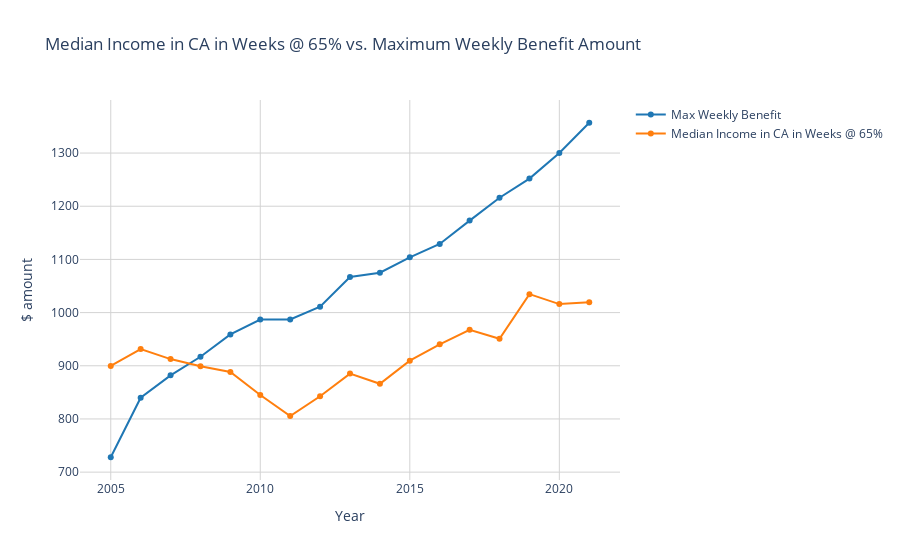

Here is the notebook cell this chart was saved with:
### Code cell
colorblind_palette = ['#1f77b4', '#ff7f0e']

trace1 = go.Scatter(x=pfl_comb_y['year'], 
                    y=pfl_comb_y['mwba_d'], 
                    name = "Max Weekly Benefit",
                   line=dict(color=colorblind_palette[0]))

trace2 = go.Scatter(x=med_inc['year'], 
                    y=med_inc['med_inc_max_wk'], 
                    name="Median Income in CA in Weeks @ 65%", 
                    line=dict(color=colorblind_palette[1]))


fig = go.Figure()
fig.add_trace(trace1)
fig.add_trace(trace2)


layout = go.Layout(
    title='Median Income in CA in Weeks @ 65% vs. Maximum Weekly Benefit Amount',
    plot_bgcolor='white', 
    xaxis=dict(title='Year', showgrid=True, gridcolor='lightgray'),
    yaxis=dict(title='$ amount', showgrid=True, gridcolor='lightgray'),
)

fig = go.Figure(data=[trace1, trace2], layout=layout)

fig.show()

### Figure 1 — Plotly figure (JSON) as saved in the notebook; plotly's stock layout.template omitted (floating-point values rounded to 4 significant figures)
{"data": [{"line": {"color": "#1f77b4"}, "name": "Max Weekly Benefit", "type": "scatter", "x": [2005, 2006, 2007, 2008, 2009, 2010, 2011, 2012, 2013, 2014, 2015, 2016, 2017, 2018, 2019, 2020, 2021], "y": [728, 840, 882, 917, 959, 987, 987, 1011, 1067, 1075, 1104, 1129, 1173, 1216, 1252, 1300, 1357]}, {"line": {"color": "#ff7f0e"}, "name": "Median Income in CA in Weeks @ 65%", "type": "scatter", "x": [2005, 2006, 2007, 2008, 2009, 2010, 2011, 2012, 2013, 2014, 2015, 2016, 2017, 2018, 2019, 2020, 2021], "y": [899.7, 931.5, 912.6, 899.0, 888.2, 845, 805.4, 842.6, 885.3, 866.1, 909.7, 940.4, 967.6, 950.7, 1035.0, 1016.0, 1020.0]}], "layout": {"autosize": true, "plot_bgcolor": "white", "title": {"text": "Median Income in CA in Weeks @ 65% vs. Maximum Weekly Benefit Amount"}, "xaxis": {"autorange": true, "gridcolor": "lightgray", "range": [2004.0, 2022.0], "showgrid": true, "title": {"text": "Year"}, "type": "linear"}, "yaxis": {"autorange": true, "gridcolor": "lightgray", "range": [676.1, 1409.0], "showgrid": true, "title": {"text": "$ amount"}, "type": "linear"}}}
